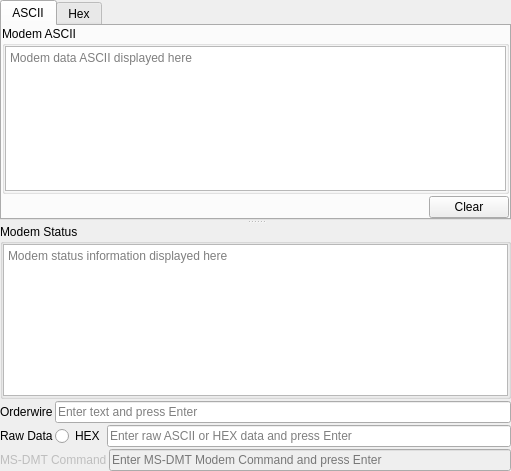
<?xml version="1.0" encoding="UTF-8"?>
<ui version="4.0">
 <class>DialogModem</class>
 <widget class="QDialog" name="DialogModem">
  <property name="geometry">
   <rect>
    <x>0</x>
    <y>0</y>
    <width>511</width>
    <height>471</height>
   </rect>
  </property>
  <property name="windowTitle">
   <string>MODEM</string>
  </property>
  <layout class="QVBoxLayout" name="verticalLayout">
   <property name="spacing">
    <number>2</number>
   </property>
   <property name="leftMargin">
    <number>0</number>
   </property>
   <property name="topMargin">
    <number>0</number>
   </property>
   <property name="rightMargin">
    <number>0</number>
   </property>
   <property name="bottomMargin">
    <number>0</number>
   </property>
   <item>
    <widget class="QSplitter" name="splitter">
     <property name="orientation">
      <enum>Qt::Vertical</enum>
     </property>
     <widget class="QTabWidget" name="tabWidget">
      <property name="currentIndex">
       <number>0</number>
      </property>
      <widget class="QWidget" name="tabAscii">
       <attribute name="title">
        <string>ASCII</string>
       </attribute>
       <layout class="QVBoxLayout" name="verticalLayout_6">
        <property name="spacing">
         <number>2</number>
        </property>
        <property name="leftMargin">
         <number>0</number>
        </property>
        <property name="topMargin">
         <number>0</number>
        </property>
        <property name="rightMargin">
         <number>0</number>
        </property>
        <property name="bottomMargin">
         <number>0</number>
        </property>
        <item>
         <widget class="QGroupBox" name="groupBoxModemASCII">
          <property name="title">
           <string>Modem ASCII</string>
          </property>
          <layout class="QVBoxLayout" name="verticalLayout_3">
           <property name="spacing">
            <number>0</number>
           </property>
           <property name="leftMargin">
            <number>0</number>
           </property>
           <property name="topMargin">
            <number>0</number>
           </property>
           <property name="rightMargin">
            <number>0</number>
           </property>
           <property name="bottomMargin">
            <number>0</number>
           </property>
           <item>
            <widget class="QPlainTextEdit" name="plainTextEditModemReceivedDataASCII">
             <property name="toolTip">
              <string>Printable ASCII of sent and received data</string>
             </property>
             <property name="maximumBlockCount">
              <number>500</number>
             </property>
             <property name="placeholderText">
              <string>Modem data ASCII displayed here</string>
             </property>
            </widget>
           </item>
          </layout>
         </widget>
        </item>
        <item>
         <layout class="QHBoxLayout" name="horizontalLayout_2">
          <item>
           <spacer name="horizontalSpacer">
            <property name="orientation">
             <enum>Qt::Horizontal</enum>
            </property>
            <property name="sizeHint" stdset="0">
             <size>
              <width>40</width>
              <height>20</height>
             </size>
            </property>
           </spacer>
          </item>
          <item>
           <widget class="QPushButton" name="pushButtonClear">
            <property name="focusPolicy">
             <enum>Qt::NoFocus</enum>
            </property>
            <property name="toolTip">
             <string>Clears the text</string>
            </property>
            <property name="text">
             <string>Clear</string>
            </property>
            <property name="autoDefault">
             <bool>true</bool>
            </property>
           </widget>
          </item>
         </layout>
        </item>
       </layout>
      </widget>
      <widget class="QWidget" name="tabHEX">
       <attribute name="title">
        <string>Hex</string>
       </attribute>
       <layout class="QVBoxLayout" name="verticalLayout_5">
        <property name="spacing">
         <number>2</number>
        </property>
        <property name="leftMargin">
         <number>0</number>
        </property>
        <property name="topMargin">
         <number>0</number>
        </property>
        <property name="rightMargin">
         <number>0</number>
        </property>
        <property name="bottomMargin">
         <number>0</number>
        </property>
        <item>
         <widget class="QGroupBox" name="groupBoxModemHex">
          <property name="title">
           <string>Modem Hex</string>
          </property>
          <layout class="QVBoxLayout" name="verticalLayout_2">
           <property name="spacing">
            <number>2</number>
           </property>
           <property name="leftMargin">
            <number>0</number>
           </property>
           <property name="topMargin">
            <number>0</number>
           </property>
           <property name="rightMargin">
            <number>0</number>
           </property>
           <property name="bottomMargin">
            <number>0</number>
           </property>
           <item>
            <widget class="QPlainTextEdit" name="plainTextEditModemReceivedDataHex">
             <property name="font">
              <font>
               <family>Consolas</family>
               <pointsize>14</pointsize>
               <bold>true</bold>
              </font>
             </property>
             <property name="toolTip">
              <string>HEX display of sent and received data</string>
             </property>
             <property name="maximumBlockCount">
              <number>500</number>
             </property>
             <property name="placeholderText">
              <string>Modem data HEX displayed here</string>
             </property>
            </widget>
           </item>
           <item>
            <layout class="QHBoxLayout" name="horizontalLayout_7">
             <item>
              <spacer name="horizontalSpacer_3">
               <property name="orientation">
                <enum>Qt::Horizontal</enum>
               </property>
               <property name="sizeHint" stdset="0">
                <size>
                 <width>40</width>
                 <height>20</height>
                </size>
               </property>
              </spacer>
             </item>
             <item>
              <widget class="QPushButton" name="pushButtonClear_3">
               <property name="focusPolicy">
                <enum>Qt::NoFocus</enum>
               </property>
               <property name="toolTip">
                <string>Clears the text</string>
               </property>
               <property name="text">
                <string>Clear</string>
               </property>
              </widget>
             </item>
            </layout>
           </item>
          </layout>
         </widget>
        </item>
       </layout>
      </widget>
     </widget>
     <widget class="QGroupBox" name="groupBoxModemStatus">
      <property name="title">
       <string>Modem Status</string>
      </property>
      <layout class="QVBoxLayout" name="verticalLayout_4">
       <property name="spacing">
        <number>2</number>
       </property>
       <property name="leftMargin">
        <number>0</number>
       </property>
       <property name="topMargin">
        <number>0</number>
       </property>
       <property name="rightMargin">
        <number>0</number>
       </property>
       <property name="bottomMargin">
        <number>0</number>
       </property>
       <item>
        <widget class="QPlainTextEdit" name="plainTextEditModemStatus">
         <property name="maximumBlockCount">
          <number>1000</number>
         </property>
         <property name="placeholderText">
          <string>Modem status information displayed here</string>
         </property>
        </widget>
       </item>
      </layout>
     </widget>
    </widget>
   </item>
   <item>
    <layout class="QHBoxLayout" name="horizontalLayout">
     <property name="spacing">
      <number>2</number>
     </property>
     <item>
      <widget class="QLabel" name="label_2">
       <property name="text">
        <string>Orderwire</string>
       </property>
      </widget>
     </item>
     <item>
      <widget class="QLineEdit" name="lineEditOrderwireData">
       <property name="focusPolicy">
        <enum>Qt::ClickFocus</enum>
       </property>
       <property name="toolTip">
        <string>Data sent from here bypasses all processing functions and is sent directly to the modem.</string>
       </property>
       <property name="placeholderText">
        <string>Enter text and press Enter</string>
       </property>
       <property name="clearButtonEnabled">
        <bool>true</bool>
       </property>
      </widget>
     </item>
    </layout>
   </item>
   <item>
    <layout class="QHBoxLayout" name="horizontalLayout_3">
     <item>
      <widget class="QLabel" name="label_4">
       <property name="text">
        <string>Raw Data</string>
       </property>
      </widget>
     </item>
     <item>
      <widget class="QRadioButton" name="radioButtonHexCommand">
       <property name="focusPolicy">
        <enum>Qt::ClickFocus</enum>
       </property>
       <property name="toolTip">
        <string>Modem command is in HEX</string>
       </property>
       <property name="text">
        <string>HEX</string>
       </property>
      </widget>
     </item>
     <item>
      <widget class="QLineEdit" name="lineEditRawData">
       <property name="focusPolicy">
        <enum>Qt::ClickFocus</enum>
       </property>
       <property name="toolTip">
        <string>Enter ASCII or HEX modem command.</string>
       </property>
       <property name="placeholderText">
        <string>Enter raw ASCII or HEX data and press Enter</string>
       </property>
       <property name="clearButtonEnabled">
        <bool>true</bool>
       </property>
      </widget>
     </item>
    </layout>
   </item>
   <item>
    <layout class="QHBoxLayout" name="horizontalLayout_4">
     <item>
      <widget class="QLabel" name="label_5">
       <property name="enabled">
        <bool>false</bool>
       </property>
       <property name="text">
        <string>MS-DMT Command</string>
       </property>
      </widget>
     </item>
     <item>
      <widget class="QLineEdit" name="lineEditMSDMTCMD">
       <property name="enabled">
        <bool>false</bool>
       </property>
       <property name="placeholderText">
        <string>Enter MS-DMT Modem Command and press Enter</string>
       </property>
      </widget>
     </item>
    </layout>
   </item>
  </layout>
 </widget>
 <tabstops>
  <tabstop>lineEditOrderwireData</tabstop>
  <tabstop>radioButtonHexCommand</tabstop>
  <tabstop>lineEditRawData</tabstop>
  <tabstop>plainTextEditModemStatus</tabstop>
  <tabstop>plainTextEditModemReceivedDataHex</tabstop>
  <tabstop>plainTextEditModemReceivedDataASCII</tabstop>
  <tabstop>lineEditMSDMTCMD</tabstop>
  <tabstop>tabWidget</tabstop>
 </tabstops>
 <resources/>
 <connections>
  <connection>
   <sender>pushButtonClear</sender>
   <signal>clicked()</signal>
   <receiver>plainTextEditModemReceivedDataASCII</receiver>
   <slot>clear()</slot>
   <hints>
    <hint type="sourcelabel">
     <x>350</x>
     <y>217</y>
    </hint>
    <hint type="destinationlabel">
     <x>197</x>
     <y>154</y>
    </hint>
   </hints>
  </connection>
  <connection>
   <sender>pushButtonClear</sender>
   <signal>clicked()</signal>
   <receiver>plainTextEditModemReceivedDataHex</receiver>
   <slot>clear()</slot>
   <hints>
    <hint type="sourcelabel">
     <x>350</x>
     <y>217</y>
    </hint>
    <hint type="destinationlabel">
     <x>101</x>
     <y>51</y>
    </hint>
   </hints>
  </connection>
  <connection>
   <sender>pushButtonClear</sender>
   <signal>clicked()</signal>
   <receiver>plainTextEditModemStatus</receiver>
   <slot>clear()</slot>
   <hints>
    <hint type="sourcelabel">
     <x>350</x>
     <y>217</y>
    </hint>
    <hint type="destinationlabel">
     <x>323</x>
     <y>321</y>
    </hint>
   </hints>
  </connection>
  <connection>
   <sender>pushButtonClear_3</sender>
   <signal>clicked()</signal>
   <receiver>plainTextEditModemReceivedDataHex</receiver>
   <slot>clear()</slot>
   <hints>
    <hint type="sourcelabel">
     <x>293</x>
     <y>202</y>
    </hint>
    <hint type="destinationlabel">
     <x>267</x>
     <y>122</y>
    </hint>
   </hints>
  </connection>
 </connections>
</ui>
